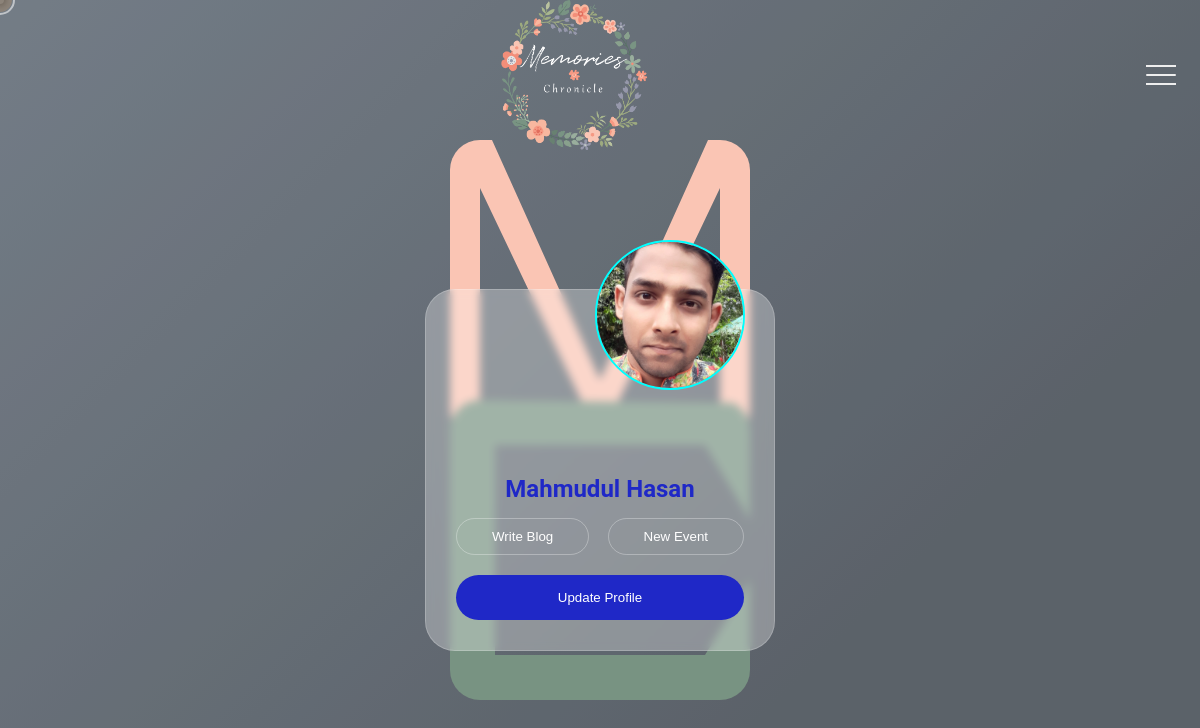
The page /profile.php (signed in) on the database its author committed.
### tables this page shows
CREATE TABLE `user` (
  `id` int(11) NOT NULL,
  `image` text NOT NULL,
  `name` varchar(255) NOT NULL,
  `email` varchar(255) NOT NULL,
  `number` varchar(50) NOT NULL,
  `password` varchar(255) NOT NULL
);

### profile.php (the view, shortened to what this page needs)
<?php
include "./admin/includes/connection.php";
if(isset($_SESSION['user_id'])) {
  $id = $_SESSION['user_id'];
  $sql = "SELECT * FROM user WHERE id = {$id}";
  $result = $conn->query($sql);
  $data = $result->fetch_assoc();
}
?>
<!DOCTYPE html>
<html lang="en">
  <head>
    <link rel="stylesheet" href="./css/main.css" />
    <link rel="stylesheet" href="./css/profile.css" />
    <link rel="stylesheet" href="./css/courser.css" />
    <link rel="stylesheet" href="./css/transition.css" />
  </head>
  <body>
    <section class="header">
      <div class="container">
        <div class="navbar">
          <div class="menu">
            <img class="blogo" src="./images/logo2.png" alt="" />
            <div class="hamburger-menu" id="h-menu">
              <div class="bar"></div>
            </div>
          </div>
        </div>
        <div class="main-container">
          <div class="main">
            <header>
              <div class="profile-wrapper">
                <div class="profile">
                  <div class="card">
                    <div class="profile-pic">
                    <img src="./images/user profile image/<?php echo $data['image'] ;?>" alt="" />
                    </div>
                    <div class="name">
                      <h2><?php echo $data['name'] ?></h2>
                    </div>
                    <div class="button">
                      <button>
                        <a href="./writeblog.php">Write Blog</a>
                      </button>
                      <button><a href="./contact.php">New Event</a></button>
                    </div>
                    <div class="more">
                      <button>
                        <a href="./updateprofile.php?id=<?php echo $_SESSION['user_id'];?>">Update Profile</a>
                      </button>
                    </div>
                  </div>
                  <div class="circle2"></div>
                </div>
              </div>
            </header>
          </div>
        </div>
        <div class="links">
          <ul>
            <li>
            </li>
            <li>
            </li>
            <li>
            </li>
            <li>
            </li>
            <li>
            </li>
            <li>
            </li>
            <li>
            </li>
            <li>
            </li>
            <?php
              if(!isset($_SESSION['user_name'])){
            ?>
              <li>
                  <a href="./login.php" style="--i: 0.45s">Login</a>
              </li>
            <?php }else{
              ?>
              <li>
              </li>
              <?php
            }
            ?>
          </ul>
        </div>
      </div>
    </section>
  </body>
</html>

### css/main.css (style rules this page uses)
* { padding: 0; margin: 0; -webkit-box-sizing: border-box; box-sizing: border-box; cursor: none !important; }
body, button { font-family: 'Poppins', sans-serif; }
.header .container { min-height: 100vh; width: 100%; background-color: #485461; background-image: linear-gradient(135deg, #485461 0%, #28313b 74%); overflow-x: hidden; -webkit-transform-style: preserve-3d; transform-style: preserve-3d; }
.header .container .navbar { position: fixed; top: 0; left: 0; width: 100%; z-index: 10; height: 3rem; }
.header .container .navbar .menu { max-width: 72rem; width: 100%; margin: 0 auto; padding: 0; display: -webkit-box; display: -ms-flexbox; display: flex; -webkit-box-pack: end; -ms-flex-pack: end; justify-content: flex-end; -webkit-box-align: center; -ms-flex-align: center; align-items: center; color: #fff; }
.header .container .navbar .menu .blogo { height: 150px; width: 150px; margin: auto; }
.header .container .navbar .menu .hamburger-menu { height: 4rem; width: 3rem; display: -webkit-box; display: -ms-flexbox; display: flex; -webkit-box-align: center; -ms-flex-align: center; align-items: center; -webkit-box-pack: end; -ms-flex-pack: end; justify-content: flex-end; }
.header .container .navbar .menu .hamburger-menu .bar { width: 1.9rem; height: 1.5px; border-radius: 2px; background-color: #eee; -webkit-transition: 0.5s; transition: 0.5s; position: relative; }
.header .container .navbar .menu .hamburger-menu .bar::before, .header .container .navbar .menu .hamburger-menu .bar::after { content: ''; position: absolute; width: inherit; height: inherit; background-color: #eee; -webkit-transition: 0.5s; transition: 0.5s; }
.header .container .navbar .menu .hamburger-menu .bar::before { -webkit-transform: translateY(-9px); transform: translateY(-9px); }
.header .container .navbar .menu .hamburger-menu .bar::after { -webkit-transform: translateY(9px); transform: translateY(9px); }
.header .container .main-container .main { position: relative; width: 100%; left: 0; z-index: 5; overflow: hidden; -webkit-transform-origin: left; transform-origin: left; -webkit-transform-style: preserve-3d; transform-style: preserve-3d; -webkit-transition: 0.5s; transition: 0.5s; }
.header .container .main-container .main header { min-height: 100vh; width: 100%; position: relative; }
.header .links { position: absolute; width: 30%; right: 0; top: 0; height: 100vh; z-index: 2; display: -webkit-box; display: -ms-flexbox; display: flex; -webkit-box-pack: center; -ms-flex-pack: center; justify-content: center; -webkit-box-align: center; -ms-flex-align: center; align-items: center; }
.header .links ul { list-style: none; }

### css/profile.css (style rules this page uses)
.profile { font-family: 'Roboto'; display: flex; justify-content: center; align-items: center; min-height: 100vh; }
.profile a, a:hover, a:focus, a:active { text-decoration: none; color: inherit; }
.card { top: 70px; width: 350px; border-radius: 30px; padding: 30px; border: 1px solid rgba(255, 255, 255, 0.2); background: rgba(255, 255, 255, 0.3); position: relative; z-index: 3; box-shadow: 10px 10px 70px rgba(0, 0, 0, 0, 0.2); backdrop-filter: blur(4px); }
.card .profile-pic { display: flex; justify-self: center; top: -80px; left: 70px; position: relative; animation: animate 3s ease-in-out infinite; }
.card .profile-pic img { width: 150px; height: 150px; object-fit: cover; border-radius: 50%; border: 2px solid aqua; box-shadow: 10px 10px 30px rgba(0, 0, 0, 0, 0.4); }
.card .name { top: 5px; position: relative; }
.card .name h2, .card .name p { text-align: center; }
.card .name h2 { color: #1f28c7; }
.card .button { display: flex; justify-content: space-between; margin: 20px 0px; }
.card .button button { padding: 10px 35px; border: 1.5px solid rgba(255, 255, 255, 0.3); border-radius: 30px; background: none; color: #fff; font-weight: 500; transition: all 0.2s; position: relative; }
.card .more button { padding: 15px 40px; border: 1.3px solid #5159e7; border-radius: 30px; background: #1f28c7; color: #fff; width: 100%; position: relative; border: none; overflow: hidden; transition: 0.5s; }
.circle1, .circle2 { width: 300px; height: 300px; position: absolute; z-index: -1; border-radius: 10%; }
.circle2 { top: 400px; right: 450px; background: #789382; clip-path: polygon( 0 0, 100% 1%, 100% 15%, 100% 40%, 85% 15%, 15% 15%, 15% 85%, 85% 85%, 100% 60%, 100% 81%, 100% 100%, 0 100% ); }

### rows shown on the page
user: image (picture), name "Mahmudul Hasan"
